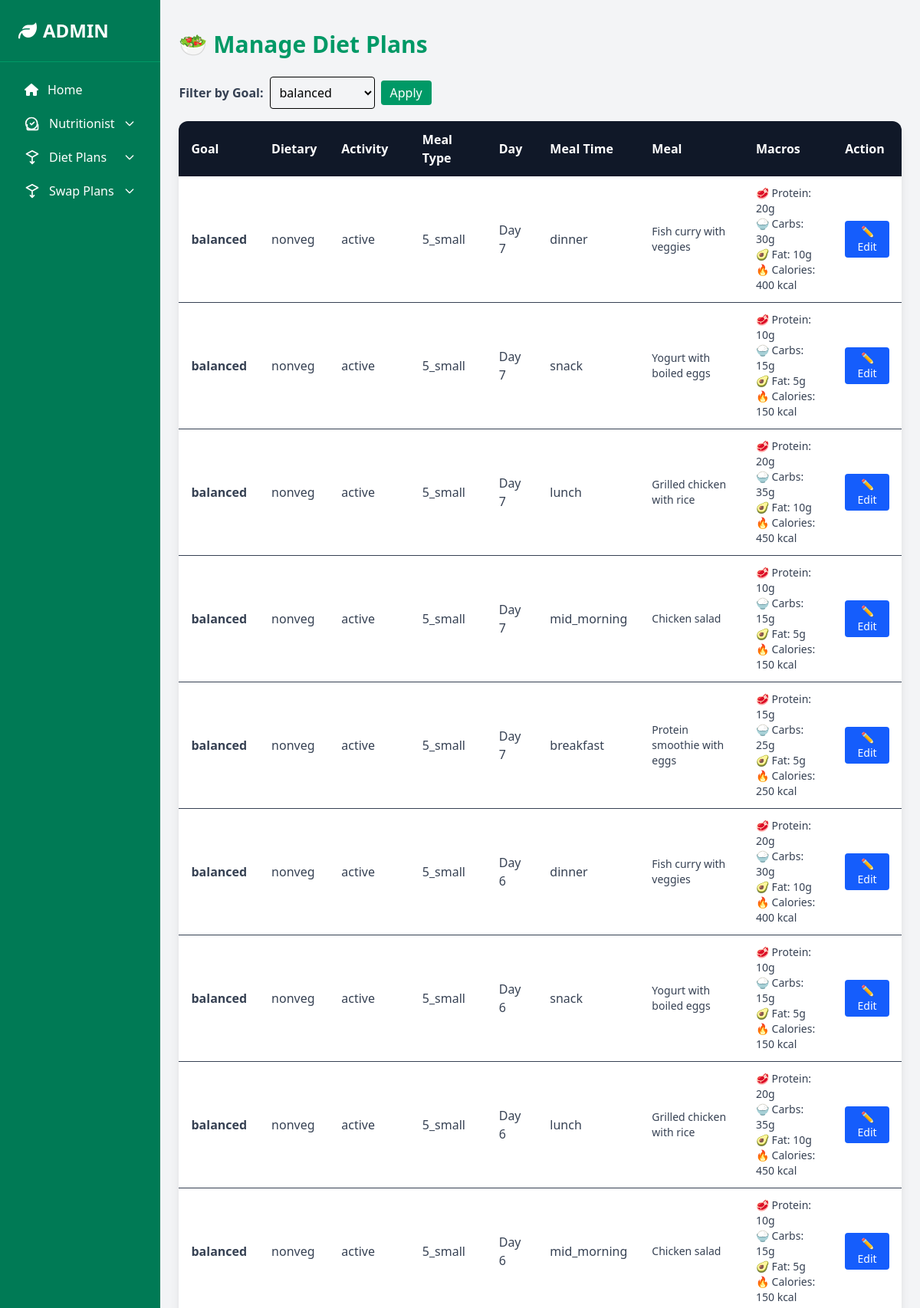
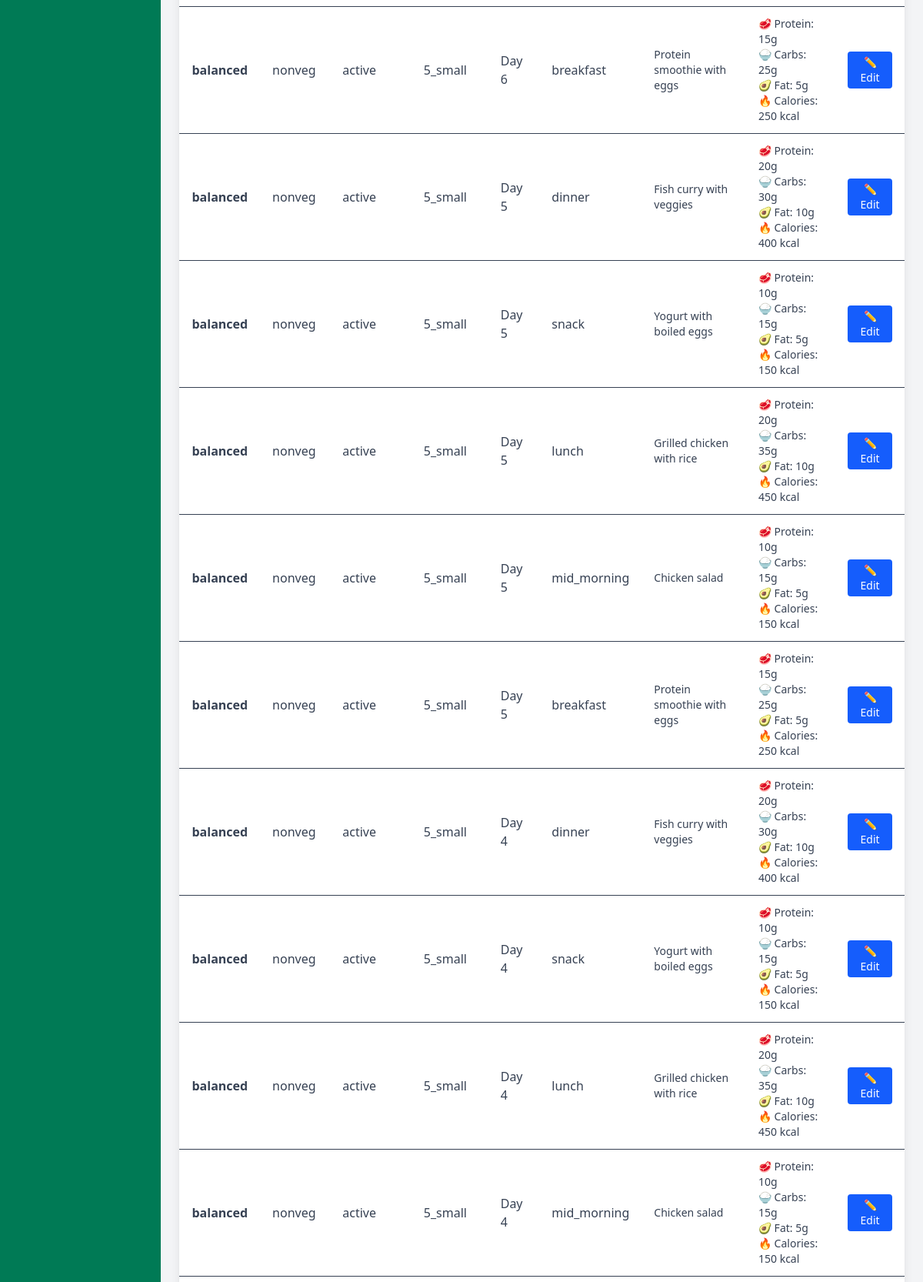
/admin/dietplans.php (signed in, upper part), run on the app's committed database (2 pictures, top to bottom).
### tables this page shows
CREATE TABLE `diet_plans` (
  `id` int NOT NULL,
  `goal` varchar(50) NOT NULL,
  `dietary` varchar(20) NOT NULL,
  `activity` varchar(20) NOT NULL,
  `meal_type` varchar(30) NOT NULL,
  `day_number` tinyint NOT NULL,
  `meal_time` varchar(30) NOT NULL,
  `meal_text` text NOT NULL,
  `protein` int DEFAULT '0',
  `carbs` int DEFAULT '0',
  `fat` int DEFAULT '0',
  `calories` int DEFAULT '0'
);

### admin/dietplans.php (the view, shortened to what this page needs)
<?php
include(__DIR__ . '/../config/db_conn.php');
$filterSql = "SELECT DISTINCT goal FROM diet_plans ORDER BY goal ASC";
$filterResult = $connection->query($filterSql);
$goals = [];
if ($filterResult->num_rows > 0) {
    while($row = $filterResult->fetch_assoc()) {
        $goals[] = $row['goal'];
    }
}
$selectedGoal = isset($_GET['goal']) ? $_GET['goal'] : ($goals[0] ?? '');
if (!empty($selectedGoal)) {
    $stmt = $connection->prepare("SELECT * FROM diet_plans WHERE goal = ? ORDER BY id DESC");
    $stmt->bind_param("s", $selectedGoal);
    $stmt->execute();
    $result = $stmt->get_result();
} else {
    $result = $connection->query("SELECT * FROM diet_plans ORDER BY id DESC");
}
?>
<?php include 'components/head.php'; ?>
<?php include 'components/dashboard-nav.php'; ?>
<main class="bg-gray-100 w-full pt-10 px-6">
  <h2 class="text-3xl font-bold text-emerald-600 mb-6">🥗 Manage Diet Plans</h2>
  <?php if(count($goals) > 0): ?>
    <div class="mb-4 flex items-center gap-2">
      <form method="GET" class="flex items-center gap-2">
        <label class="font-semibold text-gray-700">Filter by Goal:</label>
        <select name="goal" class="border rounded p-2">
          <?php foreach($goals as $goal): ?>
            <option value="<?= htmlspecialchars($goal); ?>" <?= $goal === $selectedGoal ? 'selected' : '' ?>>
              <?= htmlspecialchars($goal); ?>
            </option>
          <?php endforeach; ?>
        </select>
        <button type="submit" class="px-3 py-1 bg-emerald-600 text-white rounded hover:bg-emerald-700">Apply</button>
      </form>
    </div>
  <?php endif; ?>
  <?php if ($result->num_rows > 0): ?>
    <div class="overflow-x-auto bg-white rounded-xl shadow-lg">
      <table class="w-full table-auto border-collapse">
        <thead class="bg-gray-900 text-white">
          <tr>
            <th class="px-4 py-3 text-left">Goal</th>
            <th class="px-4 py-3 text-left">Dietary</th>
            <th class="px-4 py-3 text-left">Activity</th>
            <th class="px-4 py-3 text-left">Meal Type</th>
            <th class="px-4 py-3 text-left">Day</th>
            <th class="px-4 py-3 text-left">Meal Time</th>
            <th class="px-4 py-3 text-left">Meal</th>
            <th class="px-4 py-3 text-left">Macros</th>
            <th class="px-4 py-3 text-left">Action</th>
          </tr>
        </thead>
        <tbody class="text-gray-700">
          <?php while($row = $result->fetch_assoc()): ?>
            <tr class="border-b hover:bg-gray-50">
              <td class="px-4 py-3 font-semibold"><?= htmlspecialchars($row['goal']); ?></td>
              <td class="px-4 py-3"><?= htmlspecialchars($row['dietary']); ?></td>
              <td class="px-4 py-3"><?= htmlspecialchars($row['activity']); ?></td>
              <td class="px-4 py-3"><?= htmlspecialchars($row['meal_type']); ?></td>
              <td class="px-4 py-3">Day <?= $row['day_number']; ?></td>
              <td class="px-4 py-3"><?= htmlspecialchars($row['meal_time']); ?></td>
              <td class="px-4 py-3 text-sm"><?= nl2br(htmlspecialchars($row['meal_text'])); ?></td>
              <td class="px-4 py-3 text-sm">
                🥩 Protein: <?= $row['protein']; ?>g <br>
                🍚 Carbs: <?= $row['carbs']; ?>g <br>
                🥑 Fat: <?= $row['fat']; ?>g <br>
                🔥 Calories: <?= $row['calories']; ?> kcal
              </td>
              <td class="px-4 py-3">
                <button
                  class="px-3 py-1 rounded bg-blue-600 text-white hover:bg-blue-700 text-sm"
                  onclick='openModal(<?= json_encode($row); ?>)'>
                  ✏ Edit
                </button>
              </td>
            </tr>
          <?php endwhile; ?>
        </tbody>
      </table>
    </div>
  <?php else: ?>
    <p class="text-gray-500">No diet plans found for selected goal.</p>
  <?php endif; ?>
</main>

### data on the page
diet_plans: goal "balanced", dietary "nonveg", activity "active", meal_type "5_small", day_number "7", meal_time "dinner", meal_text "Fish curry with veggies", protein "20", carbs "30", fat "10", calories "400"
diet_plans: goal "balanced", dietary "nonveg", activity "active", meal_type "5_small", day_number "7", meal_time "snack", meal_text "Yogurt with boiled eggs", protein "10", carbs "15", fat "5", calories "150"
diet_plans: goal "balanced", dietary "nonveg", activity "active", meal_type "5_small", day_number "7", meal_time "lunch", meal_text "Grilled chicken with rice", protein "20", carbs "35", fat "10", calories "450"
diet_plans: goal "balanced", dietary "nonveg", activity "active", meal_type "5_small", day_number "7", meal_time "mid_morning", meal_text "Chicken salad", protein "10", carbs "15", fat "5", calories "150"
diet_plans: goal "balanced", dietary "nonveg", activity "active", meal_type "5_small", day_number "7", meal_time "breakfast", meal_text "Protein smoothie with eggs", protein "15", carbs "25", fat "5", calories "250"
diet_plans: goal "balanced", dietary "nonveg", activity "active", meal_type "5_small", day_number "6", meal_time "dinner", meal_text "Fish curry with veggies", protein "20", carbs "30", fat "10", calories "400"
diet_plans: goal "balanced", dietary "nonveg", activity "active", meal_type "5_small", day_number "6", meal_time "snack", meal_text "Yogurt with boiled eggs", protein "10", carbs "15", fat "5", calories "150"
diet_plans: goal "balanced", dietary "nonveg", activity "active", meal_type "5_small", day_number "6", meal_time "lunch", meal_text "Grilled chicken with rice", protein "20", carbs "35", fat "10", calories "450"
diet_plans: goal "balanced", dietary "nonveg", activity "active", meal_type "5_small", day_number "6", meal_time "mid_morning", meal_text "Chicken salad", protein "10", carbs "15", fat "5", calories "150"
diet_plans: goal "balanced", dietary "nonveg", activity "active", meal_type "5_small", day_number "6", meal_time "breakfast", meal_text "Protein smoothie with eggs", protein "15", carbs "25", fat "5", calories "250"
diet_plans: goal "balanced", dietary "nonveg", activity "active", meal_type "5_small", day_number "5", meal_time "dinner", meal_text "Fish curry with veggies", protein "20", carbs "30", fat "10", calories "400"
diet_plans: goal "balanced", dietary "nonveg", activity "active", meal_type "5_small", day_number "5", meal_time "snack", meal_text "Yogurt with boiled eggs", protein "10", carbs "15", fat "5", calories "150"
diet_plans: goal "balanced", dietary "nonveg", activity "active", meal_type "5_small", day_number "5", meal_time "lunch", meal_text "Grilled chicken with rice", protein "20", carbs "35", fat "10", calories "450"
diet_plans: goal "balanced", dietary "nonveg", activity "active", meal_type "5_small", day_number "5", meal_time "mid_morning", meal_text "Chicken salad", protein "10", carbs "15", fat "5", calories "150"
diet_plans: goal "balanced", dietary "nonveg", activity "active", meal_type "5_small", day_number "5", meal_time "breakfast", meal_text "Protein smoothie with eggs", protein "15", carbs "25", fat "5", calories "250"
diet_plans: goal "balanced", dietary "nonveg", activity "active", meal_type "5_small", day_number "4", meal_time "dinner", meal_text "Fish curry with veggies", protein "20", carbs "30", fat "10", calories "400"
diet_plans: goal "balanced", dietary "nonveg", activity "active", meal_type "5_small", day_number "4", meal_time "snack", meal_text "Yogurt with boiled eggs", protein "10", carbs "15", fat "5", calories "150"
diet_plans: goal "balanced", dietary "nonveg", activity "active", meal_type "5_small", day_number "4", meal_time "lunch", meal_text "Grilled chicken with rice", protein "20", carbs "35", fat "10", calories "450"
diet_plans: goal "balanced", dietary "nonveg", activity "active", meal_type "5_small", day_number "4", meal_time "mid_morning", meal_text "Chicken salad", protein "10", carbs "15", fat "5", calories "150"

### other printed values
form field goal "balanced"
